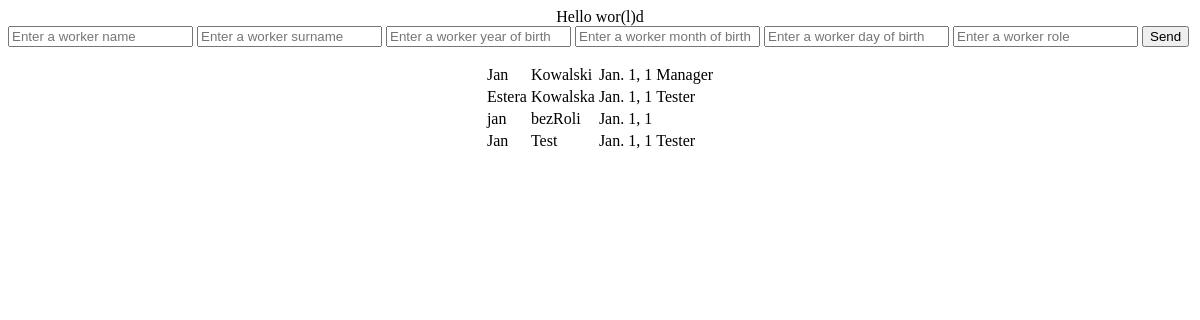
Before: / with the older database file.
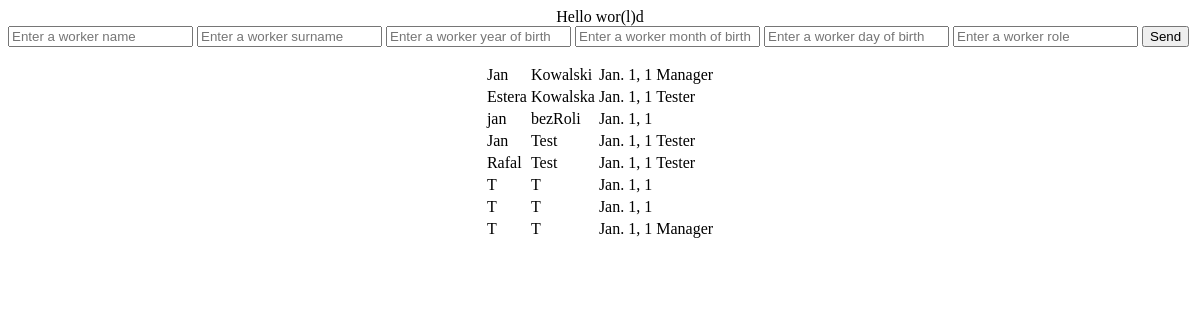
After: the same page with the newer database file.
### Site/models.py (models this page shows)
class Workers(models.Model):
    ID = models.AutoField(primary_key=True)
    Name = models.TextField(default="",null=True)
    Surname = models.TextField(default="",null=True)
    Birthdate = models.DateField(auto_now=False, auto_now_add=False,null=True)
    Login = models.CharField(max_length=32,null=True)
    Password = models.CharField(max_length=32,null=False,default="")
    Email_addres = models.EmailField(max_length=50,null=True)
    ID_Workers_Role = models.ForeignKey("Workers_Role", default=None, null=True, on_delete=models.SET_NULL)

class Workers_Role(models.Model):
    ID = models.AutoField(primary_key=True)
    Name = models.TextField(default="",unique=True)

### Site/views.py (the view, shortened to what this page needs)
# urls.py: path('', views.home_page, name='home'),
def home_page(request):
    if_create=False
    workers = Workers.objects.all()# tabele się łączą automatycznie jeśli mają powiązanie,
    return render(request,'home.html', {'workers':workers})

### Site/templates/home.html (shortened to what this page needs)
<html>
    <body>
        <center>
            Hello wor(l)d
        </center>
        <form method="POST">
            <input name="worker_name" id="id_worker_name" placeholder="Enter a worker name"/>
            <input name="worker_surname" id="id_worker_surname" placeholder="Enter a worker surname"/>
            <input name="worker_year_of_birth" id="id_worker_year_of_birth" placeholder="Enter a worker year of birth"/>
            <input name="worker_month_of_birth" id="id_worker_month_of_birth" placeholder="Enter a worker month of birth"/>
            <input name="worker_day_of_birth" id="id_worker_day_of_birth" placeholder="Enter a worker day of birth"/>
            <input name="worker_role" id="id_worker_role" placeholder="Enter a worker role"/>
            <button>Send</button>
        </form>
            <center>
            <table id="id_table">
                {% for w in workers%}
                <tr><td>{{w.Name}}</td> <td>{{w.Surname}}</td> <td> {{w.Birthdate}}</td> <td> {{w.ID_Workers_Role.Name}}</td></tr>
                {% endfor %}
            </table>
        </center>
    </body>
</html>

Changed rows visible on the page:
added Workers: Name "Rafal", Surname "Test", Birthdate "Jan. 1, 1", ID_Workers_Role.Name "Tester"
added Workers: Name "T", Surname "T", Birthdate "Jan. 1, 1"
added Workers: Name "T", Surname "T", Birthdate "Jan. 1, 1"
added Workers: Name "T", Surname "T", Birthdate "Jan. 1, 1", ID_Workers_Role.Name "Manager"
